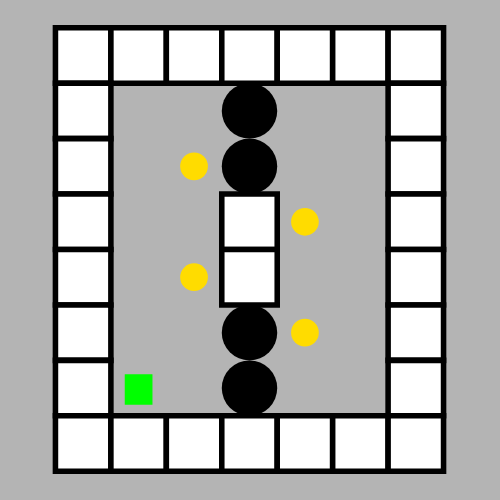
Frame 1 (no input)
Frame 2 (the mouse pressed at the canvas centre, redrawn once): identical to frame 1, image omitted

The p5.js sketch that drew this single still picture (run headless with seeded random() and noise() and a simulated clock; the mouse was pressed at the canvas centre and the sketch redrawn once):

// p5.js sketch
// ── sketch.js
/*
    Sokoban Clone
    Implemented by: Jacob Joaquin
    GitHub: https://github.com/jacobjoaquin
    Tumblr: http://jacobjoaquin.tumblr.com/
*/

// var elements = {
//     '#': 'wall',
//     '@': 'player',
//     '+': 'player on goal',
//     '$': 'box',
//     '*': 'box on goal',
//     '.': 'goal',
//     '-': 'floor'
// }

var sokoban;
var processGlyph;
var levels = [
    '11#|#@-$5-.#|11#',
    '--3#|3#.#|#.$$##|##@$.#|-5#',
    '3-4#|3-#--#|3-#--#|3-#-$##|5#--3#|#-*5-+#|#3-6#|5#',
    '7#|#--.--#|#-$.--#|#--#$-#|#-$#--#|#--.$-#|#@-.--#|7#',
    '8#|#--@#-.#|#-3#--#|#-#.#$-#|#3-#--#|3#$#--#|--#-$--#|--#--.-#|--#--3#|--4#',
    '5#|#3-7#|#-#-##--..#|#-$--$-.*.#|3#--#-*..#|--#-7#|--#-#4-#|--#-#-$$-#|--#-$-$@-#|--#3-4#|--5#',
    '8#|#@-#3-#|##$#3-#|#--#3-#|#--##$##|#-.--.-#|#--#3-#|8#',
    '-6#|##4-#|#--##$#|#5-3#|##-#-..+#|-#$7#|-#-#5-#|##-#-#$#-#|#--#5-#|#5-4#|#3-3#|5#',
    '7#|#3.$-##|#3.3-#|##-$-$-#|-3#-3#|-#@$-$-#|-#-$3-#|-#4-##|-6#',
    '12#|#@-#--$-3.#|##$#$-$-3.#|#3-$6-#|#9-$#|8#3-#|7-5#',
    '6#|#.#-@#|#.#$-##|#.#-$-#|#-$3-#|#3-3#|5#',
    '9#|#3.$3-#|#3.$3-#|5#-$##|4-#--#|4-#$-#|4-#-$#|4-#$-#|4-#@-#|4-4#',
    '12-5#|12-#3-#|-12#-#-#|-#.10-*--#|-12#-3#|5-#3-#--#-#|5-#-$@#--#-#|5-#3-#--#-#|8#$4#-3#|#--*9-*--#|#-#-4#--3#-#-#|#3-#--#.-#-#3-#|5#--4#-5#',
    '4-5#|5#3.#|#-$5-#|#3-#$--#|5#--##|#-@-#$$#|#3-#--#|#3-#$-##|##--$3-#|#3.#3-#|9#',
    '10#|#.#4-@-#|#.#$$#-$-#|#.#--#$-##|#.$--#-$#|#.#--#--#|#.#5-#|#4-#--#|#--6#|4#',
    '7#|#.#3-#|#.#-$-#|#@--$-#|#.-$$-#|#.#-$-#|#.#3-#|7#',
    '6#|#4-#|#-$--#|#-$@-#|#-#*##-4#|#-#.##-#--#|#--*-#-#$-#|#-#.-#-#--#|#-#.-#-#-3#|#-#.-3#3-#|#8-$-#|3#--7#|--4#',
    '3-4#|3-#--7#|3-#3-$4-#|3-#--3#-$-#|-3#--#-#$--#|-#@3-#-#-$-#|-##$$-#-#--$#|##-$--#-#--.#|#.-#--#-5#|#5.#|#-.4#|4#',
    '12#|#@9-#|#--$-$-$-$-#|#--##$3#$-#|#3-6.-#|12#',
    '-7#|##-.--@#|#-.-#.-#|#-$##--#|#-$--$-#|#--##--#|8#',
    '10#|#3-.4-#|#-##$3#-#|#-#3-.#-#|#-#-##-#-#|#-#-@#$$-#|#-4#-#-#|#--.3-#-#|#-#$#--#-#|#--*3-#.#|10#',
    '5#--5#|#3-#--#3-#|#-@-#--#-$-#|#3-#--#3-#|##$##--#3-#|#3-#--#3-#|#3-5#$##|#3-.*..3-#|#3-4#3-#|#3-4#3-#|12#',
    '11#|#@3-#4-#|#-$-.$.-$-#|#4-#4-#|#-.-3#-.-#|##$##*##$##|#-.-3#-.-#|#4-#4-#|#-$-.$.-$-#|#4-#4-#|11#',
    '-4#|-#--4#|-#5-#|##-##--#|#--##-##|#5-.#|5#-##|#@3-$#|4#--#|3-4#',
    '--4#|3#--#|#3-$##|#3-$.#|4#+-#|3-4#',
    '--4#--4#|3#--#--#--#|#3-$4#$-3#|#3-$.*6-#|4#.@##-#.--#|3-5#3-3#|7-5#',
    '-8#|-#--##--##|##7-#|#-*-3#--#|#-*-#-#--#|#-*-#-#$-#|#-*-#-#--#|#-*-#-4#|#@*-#|#-.-#|5#',
    '5#|#..@#|#..-#|#..-5#|#3.#3-#--5#|##-##$#-4#3-#|-#-$5-#-$-#-#|-#4-#-$6-#|-6#-$#$$4#|6-#-$-$-#|6-#5-#|6-7#',
    '5#-9#|#3-#-#3-#3-#|#-#-3#$#3-$-#|#4-$5-#--#|3#$3#$5#-#|--#--.--#3-#-#|--#$5.-$3-#|--#--.$-#3-3#|--3#.7#|4-#.#|4-#$#|4-#@#|4-3#',
    '10#|#@--$-.--##|#3-##-#--#|##--.#-##-#|-#$$##-.#-#|-#-.-##$#-#|-#3-.-$--#|-##$##-$--#|-#-.##3-##|-#-.3-3#|-7#',
    '9-7#|4-6#5-3#|-4#4-$7-#|-#6-#-$--3#$##|-#6-#.#--#4-#|3#$5#.4#$3-#|#@5-5.$4-##|4#$-3#.5#--#|3-#--#-#.#3-##$#|3-4#-#-3#-#--#|8-#3-3#-##|8-#$#5-#|8-#3-5#|8-5#',
    '8#|#6-#|#--$3-#|#-$$-$-#|#-@##$-#|3#--$-#|#3.-$-#|#4.3#|6#',
    '9#|#-5.-#|#-$3#$-#|#3-$3-#|#-$-@-$-#|4#$4#|#--$-$--#|#7-#|#-$3#$-#|#-5.-#|9#',
    '6-5#|6-#3-4#|7#-#.3-#|#--#--#-##3-#|#-$3-#--$--##|#--##-4#$-#|#@-#3-.-.--#|#-$#-4#-3#|#-$5-$3.#|13#'
];

function setup() {
    createCanvas(500, 500);
    sokoban = new Sokoban();
    sokoban.initLevel();
    noLoop();
}

function draw() {
    background(180);
    sokoban.update();
    sokoban.display();
}

function keyTyped() {
    sokoban.processKey(key);
}

function DisplayableList() {};
DisplayableList.prototype = new Array;
DisplayableList.prototype.update = function() {
    for (var i = 0; i < this.length; i++) {
        this[i].update();
    }
};
DisplayableList.prototype.display = function(self) {
    var l = this.length;
    for (var i = 0; i < l; i++) {
        this[i].display();
    }
};
DisplayableList.prototype.getItem = function(x, y) {
    for (var i = 0; i < this.length; i++) {
        var w = this[i];
        if (w.position.x === x && w.position.y === y) {
            return w;
        }
    }
    return null;
}

function Sokoban() {
    this.tileSize = (width - 1) / 10;
    this.walls = new Walls();
    this.goals = new DisplayableList();
    this.boxes = new DisplayableList();
    this.player = new Player();
    this.levelOffset = createVector(0, 0);
    this.scale = 1;
}
Sokoban.prototype.loadTileMap = {
    '#': function(x, y) {
        sokoban.walls.push(new Wall(x, y));
    },
    '@': function(x, y) {
        sokoban.player.position.x = x;
        sokoban.player.position.y = y;
    },
    '+': function(x, y) {
        sokoban.player.position.x = x;
        sokoban.player.position.y = y;
        sokoban.goals.push(new Goal(x, y));
    },
    '$': function(x, y) {
        sokoban.boxes.push(new Box(x, y));
    },
    '*': function(x, y) {
        sokoban.boxes.push(new Box(x, y));
        sokoban.goals.push(new Goal(x, y));
    },
    '.': function(x, y) {
        sokoban.goals.push(new Goal(x, y));
    },
    '-': function(x, y) {}
}
Sokoban.prototype.loadTile = function(tile, x, y) {
    this.loadTileMap[tile](x, y);
}
Sokoban.prototype.initLevel = function(level) {
    encodedLevel = levels[3];
    var x = 0;
    var y = 0;
    var i = 0;

    while (i < encodedLevel.length) {
        var e = encodedLevel[i++];
        if (!isNaN(e)) {
            e = parseInt(e);
            var e1 = encodedLevel[i++];
            var t = x + e;
            while (x < t) {
                this.loadTile(e1, x++, y);
            }
        } else if (e === '|') {
            x = 0;
            y++;
        } else {
            this.loadTile(e, x++, y);
        }
    }

    this.updateViewport();
}
Sokoban.prototype.updateViewport = function() {
    var borderSize = 1;
    var b = this.walls.getBoundaries();
    var m = max(b[1].x, b[1].y);
    this.levelOffset.set(borderSize / 2 + (m - b[1].x) / 2, borderSize / 2 + (m - b[1].y) / 2);
    this.scale = (width - 1) / (m + 1 + borderSize);
}
Sokoban.prototype.update = function() {
    this.walls.update();
    this.goals.update();
    this.boxes.update();
    this.player.update();
}
Sokoban.prototype.display = function() {
    push();
    scale(this.scale);
    translate(this.levelOffset.x, this.levelOffset.y);
    this.walls.display();
    this.goals.display();
    this.boxes.display();
    this.player.display();
    pop();
}
Sokoban.prototype.movePlayer = function(x, y) {
    var x1 = x + this.player.position.x;
    var y1 = y + this.player.position.y;
    if (!this.walls.getItem(x1, y1)) {
        var box = this.boxes.getItem(x1, y1);
        if (!box) {
            this.player.position.set(x1, y1);
        } else {
           var x2 = x1 + x;
           var y2 = y1 + y;
           if (!this.walls.getItem(x2, y2) && !this.boxes.getItem(x2, y2)) {
                this.player.position.set(x1, y1);
                box.position.x += x;
                box.position.y += y;
           }
        }
    }
}
Sokoban.prototype.processKey = function(k) {
    k = k.toLowerCase();
    if (k === "w") {
        this.movePlayer(0, -1);
    } else if (k === "a") {
        this.movePlayer(-1, 0);
    } else if (k === "s") {
        this.movePlayer(0, 1);
    } else if (k === "d") {
        this.movePlayer(1, 0);
    }

    redraw();
}

function Walls() {}
Walls.prototype = new DisplayableList;
Walls.prototype.getBoundaries = function() {
    var left = this[0].position.x,
        top = this[0].position.y,
        right = this[0].position.x,
        bottom = this[0].position.y;

    for (var i = 1; i < this.length; i++) {
        var w = this[i];
        if (w.position.x < left) {
            left = w.position.x;
        }
        if (w.position.x > right) {
            right = w.position.x;
        }
        if (w.position.y < top) {
            top = w.position.y;
        }
        if (w.position.y > bottom) {
            bottom = w.position.y;
        }
    }
    return [createVector(left, top), createVector(right, bottom)];
}

function Wall(x, y) {
    this.position = createVector(x, y);
}
Wall.prototype.update = function() {}
Wall.prototype.display = function() {
    push();
    translate(this.position.x, this.position.y);
    strokeWeight(0.1);
    rect(0, 0, 1, 1);
    pop();
}

function Goal(x, y) {
    this.position = createVector(x, y);
}
Goal.prototype.update = function() {}
Goal.prototype.display = function() {
    push();
    translate(this.position.x, this.position.y);
    ellipseMode(CORNER);
    noStroke();
    fill(0);
    ellipse(0, 0, 1, 1);
    pop();
}

function Box(x, y) {
    this.position = createVector(x, y);
}
Box.prototype.update = function() {}
Box.prototype.display = function() {
    push();
    translate(this.position.x, this.position.y);
    translate(0.25, 0.25);
    ellipseMode(CORNER);
    noStroke();
    fill(255, 220, 0);
    ellipse(0, 0, 0.5, 0.5);
    pop();
}

function Player(x, y) {
    this.position = createVector(x, y);
}
Player.prototype.update = function() {}
Player.prototype.display = function() {
    push();
    translate(this.position.x, this.position.y);
    translate(0.25, 0.25);
    noStroke();
    fill(0, 255, 0);
    rect(0, 0, 0.5, 0.55);
    pop();
}
